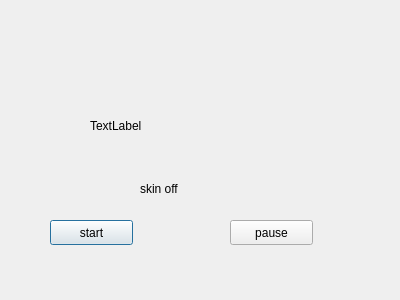
<?xml version="1.0" encoding="UTF-8"?>
<ui version="4.0">
 <class>Electrodes</class>
 <widget class="QDialog" name="Electrodes">
  <property name="geometry">
   <rect>
    <x>0</x>
    <y>0</y>
    <width>400</width>
    <height>300</height>
   </rect>
  </property>
  <property name="windowTitle">
   <string>Dialog</string>
  </property>
  <widget class="QPushButton" name="pushButton">
   <property name="geometry">
    <rect>
     <x>50</x>
     <y>220</y>
     <width>83</width>
     <height>25</height>
    </rect>
   </property>
   <property name="text">
    <string>start</string>
   </property>
  </widget>
  <widget class="QPushButton" name="pushButton_2">
   <property name="geometry">
    <rect>
     <x>230</x>
     <y>220</y>
     <width>83</width>
     <height>25</height>
    </rect>
   </property>
   <property name="text">
    <string>pause</string>
   </property>
  </widget>
  <widget class="QLabel" name="label">
   <property name="geometry">
    <rect>
     <x>90</x>
     <y>90</y>
     <width>191</width>
     <height>71</height>
    </rect>
   </property>
   <property name="text">
    <string>TextLabel</string>
   </property>
  </widget>
  <widget class="QLabel" name="label_2">
   <property name="geometry">
    <rect>
     <x>140</x>
     <y>180</y>
     <width>64</width>
     <height>17</height>
    </rect>
   </property>
   <property name="text">
    <string>skin off</string>
   </property>
  </widget>
 </widget>
 <resources/>
 <connections/>
</ui>
